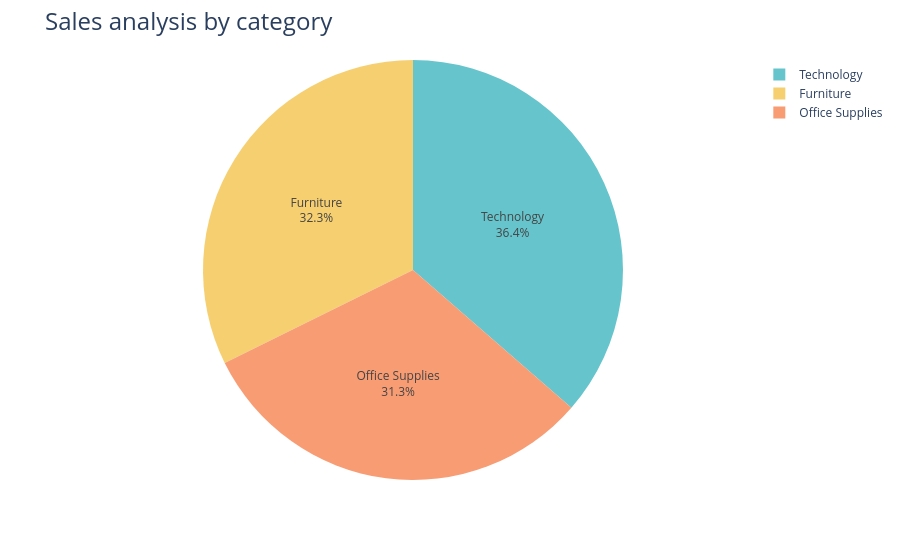

The notebook cell this image was saved under:
### Code cell
fig2 = px.pie(sales_by_category,
             values='Sales',
             names = 'Category',
             
             color_discrete_sequence = px.colors.qualitative.Pastel)
fig2.update_traces(textposition='inside',textinfo='percent+label')
fig2.update_layout(title_text='Sales analysis by category',title_font = dict(size=24))

fig2.show()

### Figure 1 — Plotly figure (JSON) as saved in the notebook; plotly's stock layout.template omitted (floating-point values rounded to 4 significant figures)
{"data": [{"domain": {"x": [0, 1], "y": [0, 1]}, "hovertemplate": "Category=%{label}<br>Sales=%{value}<extra></extra>", "labels": ["Furniture", "Office Supplies", "Technology"], "legendgroup": "", "name": "", "showlegend": true, "textinfo": "percent+label", "textposition": "inside", "type": "pie", "values": [742000.0, 719000.0, 836200.0]}], "layout": {"legend": {"tracegroupgap": 0}, "margin": {"t": 60}, "piecolorway": ["rgb(102, 197, 204)", "rgb(246, 207, 113)", "rgb(248, 156, 116)", "rgb(220, 176, 242)", "rgb(135, 197, 95)", "rgb(158, 185, 243)", "rgb(254, 136, 177)", "rgb(201, 219, 116)", "rgb(139, 224, 164)", "rgb(180, 151, 231)", "rgb(179, 179, 179)"], "title": {"font": {"size": 24}, "text": "Sales analysis by category"}}}
